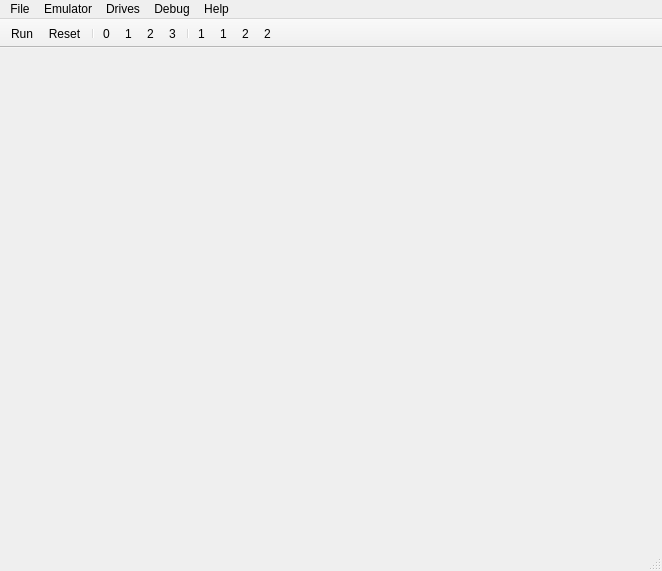
<?xml version="1.0" encoding="UTF-8"?>
<ui version="4.0">
 <class>MainWindow</class>
 <widget class="QMainWindow" name="MainWindow">
  <property name="geometry">
   <rect>
    <x>0</x>
    <y>0</y>
    <width>662</width>
    <height>571</height>
   </rect>
  </property>
  <property name="windowTitle">
   <string>MainWindow</string>
  </property>
  <widget class="QWidget" name="centralWidget"/>
  <widget class="QMenuBar" name="menuBar">
   <property name="geometry">
    <rect>
     <x>0</x>
     <y>0</y>
     <width>662</width>
     <height>21</height>
    </rect>
   </property>
   <widget class="QMenu" name="menuFile">
    <property name="title">
     <string>File</string>
    </property>
    <addaction name="actionFileScreenshot"/>
    <addaction name="separator"/>
    <addaction name="actionFileExit"/>
   </widget>
   <widget class="QMenu" name="menuEmulator">
    <property name="title">
     <string>Emulator</string>
    </property>
    <addaction name="actionEmulatorRun"/>
    <addaction name="actionEmulatorReset"/>
    <addaction name="separator"/>
    <addaction name="actionViewRgbScreen"/>
    <addaction name="actionViewGrayscaleScreen"/>
   </widget>
   <widget class="QMenu" name="menuDrives">
    <property name="title">
     <string>Drives</string>
    </property>
    <addaction name="actionDrivesFloppy0"/>
    <addaction name="actionDrivesFloppy1"/>
    <addaction name="actionDrivesFloppy2"/>
    <addaction name="actionDrivesFloppy3"/>
    <addaction name="separator"/>
    <addaction name="actionDrivesCartridge1"/>
    <addaction name="actionDrivesHard1"/>
    <addaction name="actionDrivesCartridge2"/>
    <addaction name="actionDrivesHard2"/>
   </widget>
   <widget class="QMenu" name="menuHelp">
    <property name="title">
     <string>Help</string>
    </property>
    <addaction name="actionHelpAbout"/>
    <addaction name="actionHelpAboutQt"/>
   </widget>
   <widget class="QMenu" name="menuDebug">
    <property name="title">
     <string>Debug</string>
    </property>
    <addaction name="actionDebugConsoleView"/>
    <addaction name="separator"/>
    <addaction name="actionDebugDebugView"/>
    <addaction name="actionDebugDisasmView"/>
    <addaction name="actionDebugMemoryView"/>
    <addaction name="separator"/>
    <addaction name="actionDebugStepInto"/>
    <addaction name="actionDebugStepOver"/>
   </widget>
   <addaction name="menuFile"/>
   <addaction name="menuEmulator"/>
   <addaction name="menuDrives"/>
   <addaction name="menuDebug"/>
   <addaction name="menuHelp"/>
  </widget>
  <widget class="QToolBar" name="mainToolBar">
   <property name="movable">
    <bool>false</bool>
   </property>
   <property name="allowedAreas">
    <set>Qt::TopToolBarArea</set>
   </property>
   <property name="iconSize">
    <size>
     <width>16</width>
     <height>16</height>
    </size>
   </property>
   <property name="toolButtonStyle">
    <enum>Qt::ToolButtonTextBesideIcon</enum>
   </property>
   <property name="floatable">
    <bool>false</bool>
   </property>
   <attribute name="toolBarArea">
    <enum>TopToolBarArea</enum>
   </attribute>
   <attribute name="toolBarBreak">
    <bool>false</bool>
   </attribute>
   <addaction name="actionEmulatorRun"/>
   <addaction name="actionEmulatorReset"/>
   <addaction name="separator"/>
   <addaction name="actionDrivesFloppy0"/>
   <addaction name="actionDrivesFloppy1"/>
   <addaction name="actionDrivesFloppy2"/>
   <addaction name="actionDrivesFloppy3"/>
   <addaction name="separator"/>
   <addaction name="actionDrivesCartridge1"/>
   <addaction name="actionDrivesHard1"/>
   <addaction name="actionDrivesCartridge2"/>
   <addaction name="actionDrivesHard2"/>
  </widget>
  <widget class="QStatusBar" name="statusBar"/>
  <action name="actionFileExit">
   <property name="text">
    <string>Exit</string>
   </property>
  </action>
  <action name="actionEmulatorRun">
   <property name="checkable">
    <bool>true</bool>
   </property>
   <property name="icon">
    <iconset resource="QtUkncBtl.qrc">
     <normaloff>:/images/iconRun.png</normaloff>:/images/iconRun.png</iconset>
   </property>
   <property name="text">
    <string>Run</string>
   </property>
   <property name="shortcut">
    <string>F9</string>
   </property>
  </action>
  <action name="actionEmulatorReset">
   <property name="icon">
    <iconset resource="QtUkncBtl.qrc">
     <normaloff>:/images/iconReset.png</normaloff>:/images/iconReset.png</iconset>
   </property>
   <property name="text">
    <string>Reset</string>
   </property>
  </action>
  <action name="actionHelpAboutQt">
   <property name="text">
    <string>About Qt</string>
   </property>
  </action>
  <action name="actionDrivesFloppy0">
   <property name="checkable">
    <bool>false</bool>
   </property>
   <property name="icon">
    <iconset resource="QtUkncBtl.qrc">
     <normaloff>:/images/iconFloppySlot.png</normaloff>
     <normalon>:/images/iconFloppy.png</normalon>:/images/iconFloppySlot.png</iconset>
   </property>
   <property name="text">
    <string>Floppy MZ0:</string>
   </property>
   <property name="iconText">
    <string>0</string>
   </property>
  </action>
  <action name="actionDrivesFloppy1">
   <property name="checkable">
    <bool>false</bool>
   </property>
   <property name="icon">
    <iconset resource="QtUkncBtl.qrc">
     <normaloff>:/images/iconFloppySlot.png</normaloff>
     <normalon>:/images/iconFloppy.png</normalon>:/images/iconFloppySlot.png</iconset>
   </property>
   <property name="text">
    <string>Floppy MZ1:</string>
   </property>
   <property name="iconText">
    <string>1</string>
   </property>
  </action>
  <action name="actionDrivesFloppy2">
   <property name="checkable">
    <bool>false</bool>
   </property>
   <property name="icon">
    <iconset resource="QtUkncBtl.qrc">
     <normaloff>:/images/iconFloppySlot.png</normaloff>
     <normalon>:/images/iconFloppy.png</normalon>:/images/iconFloppySlot.png</iconset>
   </property>
   <property name="text">
    <string>Floppy MZ2:</string>
   </property>
   <property name="iconText">
    <string>2</string>
   </property>
  </action>
  <action name="actionDrivesFloppy3">
   <property name="checkable">
    <bool>false</bool>
   </property>
   <property name="icon">
    <iconset resource="QtUkncBtl.qrc">
     <normaloff>:/images/iconFloppySlot.png</normaloff>
     <normalon>:/images/iconFloppy.png</normalon>:/images/iconFloppySlot.png</iconset>
   </property>
   <property name="text">
    <string>Floppy MZ3:</string>
   </property>
   <property name="iconText">
    <string>3</string>
   </property>
  </action>
  <action name="actionDrivesCartridge1">
   <property name="checkable">
    <bool>false</bool>
   </property>
   <property name="icon">
    <iconset resource="QtUkncBtl.qrc">
     <normaloff>:/images/iconCartridgeSlot.png</normaloff>
     <normalon>:/images/iconCartridge.png</normalon>:/images/iconCartridgeSlot.png</iconset>
   </property>
   <property name="text">
    <string>Cartridge 1</string>
   </property>
   <property name="iconText">
    <string>1</string>
   </property>
  </action>
  <action name="actionDrivesHard1">
   <property name="checkable">
    <bool>false</bool>
   </property>
   <property name="icon">
    <iconset resource="QtUkncBtl.qrc">
     <normaloff>:/images/iconHddSlot.png</normaloff>:/images/iconHddSlot.png</iconset>
   </property>
   <property name="text">
    <string>Hard Drive 1</string>
   </property>
   <property name="iconText">
    <string>1</string>
   </property>
  </action>
  <action name="actionDrivesCartridge2">
   <property name="checkable">
    <bool>false</bool>
   </property>
   <property name="icon">
    <iconset resource="QtUkncBtl.qrc">
     <normaloff>:/images/iconCartridgeSlot.png</normaloff>
     <normalon>:/images/iconCartridge.png</normalon>:/images/iconCartridgeSlot.png</iconset>
   </property>
   <property name="text">
    <string>Cartridge 2</string>
   </property>
   <property name="iconText">
    <string>2</string>
   </property>
  </action>
  <action name="actionDrivesHard2">
   <property name="checkable">
    <bool>false</bool>
   </property>
   <property name="icon">
    <iconset resource="QtUkncBtl.qrc">
     <normaloff>:/images/iconHddSlot.png</normaloff>:/images/iconHddSlot.png</iconset>
   </property>
   <property name="text">
    <string>Hard Drive 2</string>
   </property>
   <property name="iconText">
    <string>2</string>
   </property>
  </action>
  <action name="actionFileScreenshot">
   <property name="text">
    <string>Screenshot</string>
   </property>
  </action>
  <action name="actionDebugStepInto">
   <property name="text">
    <string>Step Into</string>
   </property>
  </action>
  <action name="actionDebugStepOver">
   <property name="text">
    <string>Step Over</string>
   </property>
  </action>
  <action name="actionDebugDebugView">
   <property name="checkable">
    <bool>true</bool>
   </property>
   <property name="text">
    <string>Processor View</string>
   </property>
  </action>
  <action name="actionDebugDisasmView">
   <property name="checkable">
    <bool>true</bool>
   </property>
   <property name="text">
    <string>Disasm View</string>
   </property>
  </action>
  <action name="actionDebugMemoryView">
   <property name="checkable">
    <bool>true</bool>
   </property>
   <property name="text">
    <string>Memory View</string>
   </property>
  </action>
  <action name="actionDebugConsoleView">
   <property name="checkable">
    <bool>true</bool>
   </property>
   <property name="text">
    <string>Debug Views</string>
   </property>
  </action>
  <action name="actionViewRgbScreen">
   <property name="checkable">
    <bool>true</bool>
   </property>
   <property name="text">
    <string>RGB Screen</string>
   </property>
  </action>
  <action name="actionViewGrayscaleScreen">
   <property name="checkable">
    <bool>true</bool>
   </property>
   <property name="text">
    <string>Grayscale Screen</string>
   </property>
  </action>
  <action name="actionHelpAbout">
   <property name="text">
    <string>About</string>
   </property>
  </action>
 </widget>
 <layoutdefault spacing="6" margin="11"/>
 <resources>
  <include location="QtUkncBtl.qrc"/>
 </resources>
 <connections/>
</ui>
